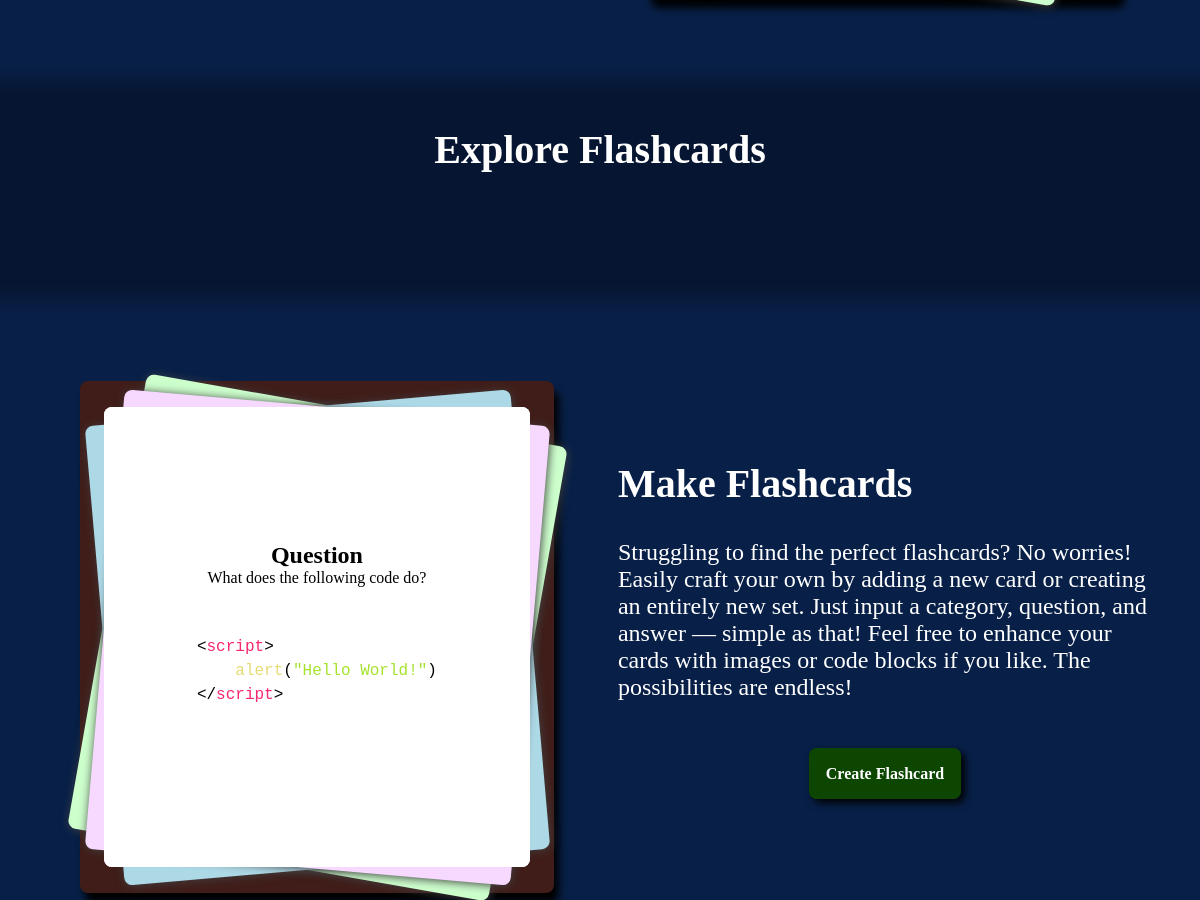
Page /home (middle part) on the earlier database version.
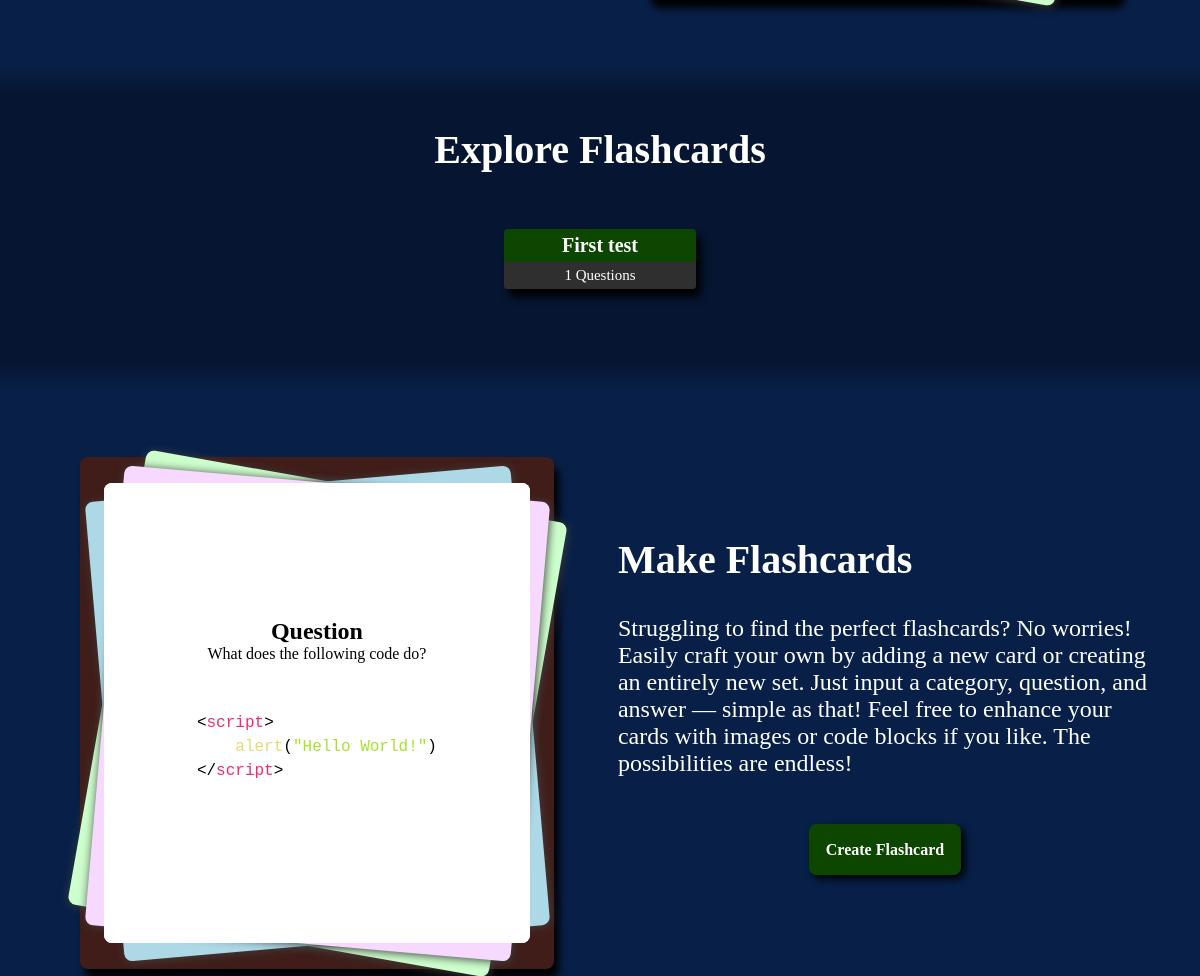
Same page on the later database version.
### tables this page shows
CREATE TABLE Flashcards(
                    cid INTEGER PRIMARY KEY AUTOINCREMENT,
                    category TEXT NOT NULL,
                    question TEXT,
                    answer TEXT,
                    qid INTEGER REFERENCES Figure(fid), 
                    aid INTEGER REFERENCES Figure(fid)
            );

### app.py (the view)
@app.route("/")
@app.route("/home")
def home():
    categories = database.view_allcategories()
    return render_template('home.html', nav_id="home-page", categories=categories)

### templates/home.html (shortened to what this page needs)
{% extends "base.html" %}
{% block content %}
<div class="home-element home-study">
    <div class="display-section">
    </div>
</div>
<div class="gradient-border-top"></div>
<div class="home-element-col">
    <div class="section-center">
        <div class="header-center">Explore Flashcards</div>
    </div>
    <div class="categories">
        {% for category, count in categories.items() %}
        <a class="category" href="{{ url_for('flashcard_route', category=category) | escape }}">
            <div>
                {{ category | escape }}
            </div>
            <div>
                {{ count | escape }} Questions
            </div>
        </a>
        {% endfor %}
    </div>
</div>
<div class="gradient-border-bottom"></div>
<div class="home-element home-make">
    <div class="display-section">
        <div class="flashcard-display" id="display-make-cards">
            <div class="slide-flashcard">
                <div class="card-content-slide" id="card-0">
                    <div class="display-side display-front">
                        <h2>Question</h2>
                        <p>What data structure is this?</p>
                    </div>
                </div>
                <div class="card-content-slide" id="card-1">
                    <div class="display-side display-front">
                        <h2>Question</h2>
                        <p>What does the following code do?</p>
                        <pre><code class="language-html">
&#60;&#47;script&#62;</code></pre>
                    </div>
                </div>
            </div>
        </div>
    </div>
    <div class="section">
        <div class="header">Make Flashcards</div>
        <div class="description">
            Struggling to find the perfect flashcards? No worries! Easily craft your own by adding a new card or creating an
            entirely new set. Just input a category, question, and answer — simple as that! Feel free to enhance your cards with
            images or code blocks if you like. The possibilities are endless!
        </div>
        <div class="home-button">
            <a href="{{  url_for('add_flashcard_route')  }}">Create Flashcard</a>
        </div>
    </div>
</div>
{% endblock %}

### templates/base.html (shortened to what this page needs)
<!DOCTYPE html>
<html lang="en">
    <head>
        <link rel="stylesheet" type="text/css" href="{{ url_for('static', filename='css/base.css') }}">
        <link rel="stylesheet" type="text/css" href="{{ url_for('static', filename='css/prism.css') }}">
    </head>
    <body>
        <div class="content">
            {% block content %}{% endblock %}
        </div>
    </body>
</html>

### static/css/base.css (style rules this page uses)
* { padding: 0; margin: 0; box-sizing: border-box; }
body { background-color: #082048; font-family: 'Times New Roman', Times, serif; width: 100%; position: relative; display: flex; flex-direction: column; min-height: 100vh; }
.content { flex: 1; }
.home-element { display:flex; flex-direction: row; min-height: 80vh; height: fit-content; padding: 2rem; }
.home-element-col { display: flex; flex-direction: column; padding: 2rem; background-color: #061632; }
.section { width: 50%; margin: auto 1rem; }
.section-center { text-align: center; }
.header { color: #FFFFFF; font-family: cursive; font-weight: bolder; font-size: 2.5rem; padding-bottom: 1rem; }
.header-center { text-align: center; color: #FFFFFF; font-family: cursive; font-weight: bolder; font-size: 2.5rem; padding-bottom: 1rem; }
.description { color: #FFFFFF; font-size: 1.5rem; padding: 1rem 0; }
#display-study-cards, #display-make-cards { background-color: #401D19; }
.categories { display: flex; flex-wrap: wrap; justify-content: space-around; margin: 2rem; }
.category { display: flex; flex-direction: column; text-decoration: none; text-align: center; color: #FFFFFF; background-color: #0d4600; border-radius: 4px; min-width: 12rem; box-shadow: 5px 8px 8px #000; margin: 0.5rem; overflow: hidden; }
.category div:nth-child(1) { padding: 5px; font-weight: bolder; font-size: 20px; }
.category div:nth-child(2) { background-color: #2f2f2f; padding: 5px; font-size: 15px; }
.home-button { text-align: center; margin: 3rem 0 2rem 0; }
.home-button a { background-color: #0d4600; text-decoration: none; padding: 1rem; color: #FFFFFF; font-weight: bolder; border-radius: 8px; border: 1px solid #0d4600; transition: background-color 0.3s ease-in-out; box-shadow: 4px 4px 8px #000; }
.gradient-border-top { width: 100%; height: 2rem; background: linear-gradient(to bottom, #082048, #061632); }
.gradient-border-bottom { width: 100%; height: 2rem; background: linear-gradient(to top, #082048, #061632); }
.display-section { width: 50%; display: flex; flex-wrap: wrap; justify-content: space-around; padding: 2rem; margin: 0 1rem; overflow: hidden; }
.flashcard-display { width: 100%; height: 100%; display: flex; flex-wrap: wrap; justify-content: space-around; border-radius: 8px; z-index: 0; box-shadow: 5px 10px 8px #000; }
.flip-flashcard, .slide-flashcard { position: relative; margin: auto 0; width: 90%; height: 90%; }
.card-content-slide { position: absolute; left: 0; top: 0; width: 100%; height: 100%; overflow: hidden; display: flex; transition: opacity 1s ease; }
.display-side { backface-visibility: hidden; display: flex; flex-direction: column; justify-content: center; align-items: center; border-radius: 8px; padding: 2rem; }
.display-front, .display-back { background-color: #FFFFFF; position: absolute; width: 100%; height: 100%; }
.card-content-slide:not(.active-card) { opacity: 1; }

### static/css/prism.css (style rules this page uses)
code[class*=language-],pre[class*=language-] { color:#000;background:0 0;font-family:Consolas,Monaco,'Andale Mono','Ubuntu Mono',monospace;font-size:1em;text-align:left;white-space:pre;word-spacing:normal;word-break:normal;word-wrap:normal;line-height:1.5;-moz-tab-size:4;-o-tab-size:4;tab-size:4;-webkit-hyphens:none;-moz-hyphens:none;-ms-hyphens:none;hyphens:none }
pre[class*=language-] { padding:1em;margin:.5em 0;overflow:auto;border-radius:.3em }
:not(pre)>code[class*=language-],pre[class*=language-] { background:#ffffff }

Differences in the rows shown:
added Flashcards: category "First test", count "1"
